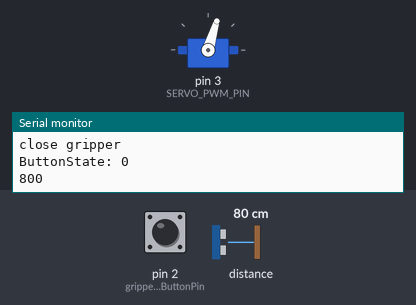
This sketch was run on a simulated Arduino Uno, built with avr-gcc and run on an emulated ATmega328P. On the bench: servo, the last lines printed to the serial monitor. The inputs (shaded band) are chosen by the test bench; at power-on: distance to the obstacle 80 cm, pin 2 (gripperOpenButtonPin) LOW.

Above: at 1.22 s.
1.3 s: distance to the obstacle set to 9 cm
4.3 s: distance to the obstacle set to 7 cm
7.3 s: distance to the obstacle set to 4 cm
At 7.36 s:
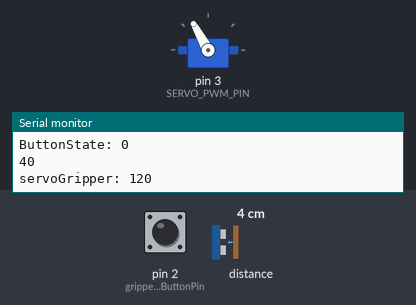
10.3 s: distance to the obstacle set to 18 cm
13.3 s: distance to the obstacle set to 2 cm
At 14.83 s:
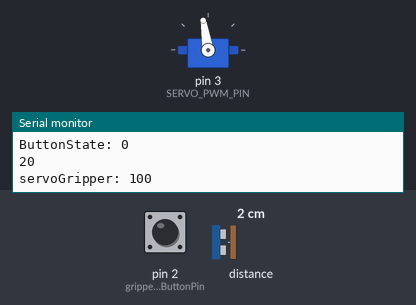
16.3 s: pin 2 (gripperOpenButtonPin) pulled HIGH for 3.2 s
At 25.03 s:
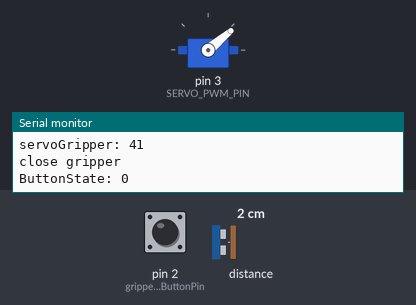
Timing chart, 0 to 25.1 s (numbered marks = the images above; inputs shaded):
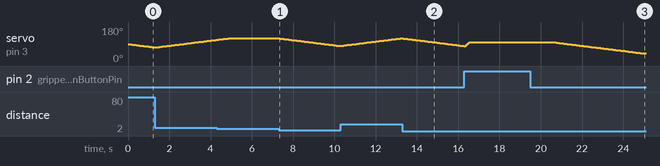

Measured:
- the behaviour switches between 6 and 5 cm on distance to the obstacle (found by bisection; images 0 and 1)
- after the input at 7.3 s, servo on pin 3 (SERVO_PWM_PIN): moves from 120° to 80° over 2.9 s, starting after 0.05 s
- after the input at 13.3 s, servo on pin 3 (SERVO_PWM_PIN): moves from 120° to 80° over 2.9 s, starting at once

The sketch:

VL53L0X_gripper_control.ino
```cpp
/* VL53L0X_gripper_control - Automatic gripping of an object that has been detected by the VL53L0X laser sensor
The range readings are in units of mm. */

#include <Wire.h>
#include <VL53L0X.h>
#include <Servo.h>

#define SERVO_PWM_PIN 3 // Servo
#define DEFAULT_SERVO_ANGLE 90
#define GRIPPER_MIN 40
#define GRIPPER_MAX 120
#define OPEN_MAX 100
#define THRESHOLD_CLOSING_DISTANCE_FAR 200
#define THRESHOLD_CLOSING_DISTANCE_NEAR 60

VL53L0X sensor;
Servo servoGripper;
int servoGripper_val;
const int  gripperOpenButtonPin = 2;    // the pin that the pushbutton is attached to
int gripperOpenButtonState = 0;         // current state of the button

void setup()
{
  // initialize the button pin as a input:
  pinMode(gripperOpenButtonPin, INPUT);
  Serial.begin(9600);
  Wire.begin();
  sensor.init();
  sensor.setTimeout(500);
  initializeServo();
  //gripperServoCurrentState = 0; //opened

  // Start continuous back-to-back mode (take readings as
  // fast as possible).  To use continuous timed mode
  // instead, provide a desired inter-measurement period in
  // ms (e.g. sensor.startContinuous(100)).
  sensor.startContinuous();
}

void loop()
{
  int distance_mm = sensor.readRangeContinuousMillimeters();
  Serial.println(distance_mm);
  if (sensor.timeoutOccurred()) { Serial.print(" TIMEOUT"); }
  if(distance_mm>THRESHOLD_CLOSING_DISTANCE_FAR || distance_mm<THRESHOLD_CLOSING_DISTANCE_NEAR){
      setServoBaseDirection(0); // close gripper
  }
  else{
      setServoBaseDirection(1); // open gripper
  }
  // read the pushbutton input pin:
  gripperOpenButtonState = digitalRead(gripperOpenButtonPin);
  Serial.println("ButtonState: "+String(gripperOpenButtonState));
  if (gripperOpenButtonState == HIGH) {
    //open gripper and wait until object will be take off
    openGripper();
  }
  delay(10);
}

void initializeServo(){
  Serial.write("\nServo test\n");
  servoGripper.attach(SERVO_PWM_PIN);
}

void setDefaulRoboticArmPosition(){
  setServo(1, DEFAULT_SERVO_ANGLE);
  servoGripper_val = servoGripper.read();
  //currentRoboticArmState = 0;
}

void openGripper(){
  servoGripper_val = servoGripper.read();
  Serial.println("servoGripper: "+String(servoGripper_val));
      Serial.println("open gripper");
      if(servoGripper_val<OPEN_MAX){
        for(servoGripper_val; servoGripper_val<OPEN_MAX; servoGripper_val +=1)// in steps of 1 degree
        {
          servoGripper.write(servoGripper_val); // tell servo to go to "currentServoPosition"
          delay(10);                       // waits 10ms for the servo to reach the position
          //Serial.println("servoBaseN: "+String(servoGripper_val));
        }// for
      }// if
      delay(2000);
}

void setServoBaseDirection(int servoGripperDirection){
  servoGripper_val = servoGripper.read();
  Serial.println("servoGripper: "+String(servoGripper_val));
  if(servoGripperDirection==1){ // open gripper
      Serial.println("open gripper");
      if(servoGripper_val<GRIPPER_MAX){
        servoGripper_val +=1;
        servoGripper.write(servoGripper_val); // tell servo to go to "currentServoPosition"
        delay(10);                       // waits 10ms for the servo to reach the position
      }// if
  }
  else{ // close gripper
      Serial.println("close gripper");
      if(servoGripper_val>GRIPPER_MIN){
        servoGripper_val -=1;
        servoGripper.write(servoGripper_val); // tell servo to go to "currentServoPosition"
        delay(10);                       // waits 15ms for the servo to reach the position
      }// if
  }
  delay(20);
}// void setServoBasePosition(int servoGripperDirection)

void setServo(int servoNumber, int deg){
  if(servoNumber==1 && deg>=GRIPPER_MIN && deg<=GRIPPER_MAX){
    servoGripper.write(deg);
    servoGripper_val = servoGripper.read();
    Serial.println("servoGripper: "+String(servoGripper_val));
  }
}// void setServo(int servoNumber, int deg)
```
